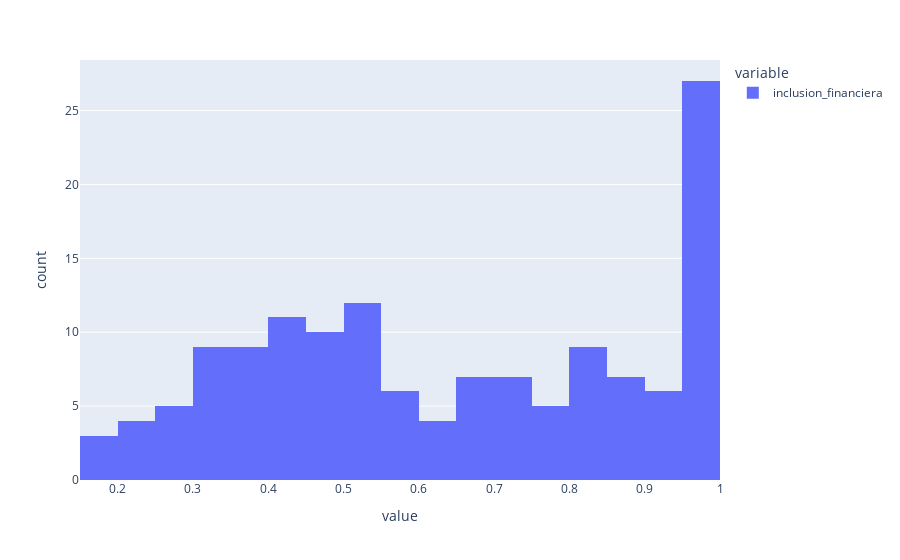

Write notebook code for a chart like this one.
### Code cell
# Histograma inclusión financiera
fig = px.histogram(df2, nbins=20)
fig.show()

### Figure 1 — Plotly figure (JSON) as saved in the notebook; plotly's stock layout.template omitted (floating-point values rounded to 4 significant figures; data arrays with more than 128 entries replaced by an {"elided": "..."} marker saying what was removed)
{"data": [{"alignmentgroup": "True", "bingroup": "x", "hovertemplate": "variable=inclusion_financiera<br>value=%{x}<br>count=%{y}<extra></extra>", "legendgroup": "inclusion_financiera", "marker": {"color": "#636efa", "pattern": {"shape": ""}}, "name": "inclusion_financiera", "nbinsx": 20, "offsetgroup": "inclusion_financiera", "orientation": "v", "showlegend": true, "type": "histogram", "x": {"elided": "141 float values"}, "xaxis": "x", "yaxis": "y"}], "layout": {"barmode": "relative", "legend": {"title": {"text": "variable"}, "tracegroupgap": 0}, "margin": {"t": 60}, "xaxis": {"anchor": "y", "domain": [0, 1], "title": {"text": "value"}}, "yaxis": {"anchor": "x", "domain": [0, 1], "title": {"text": "count"}}}}
